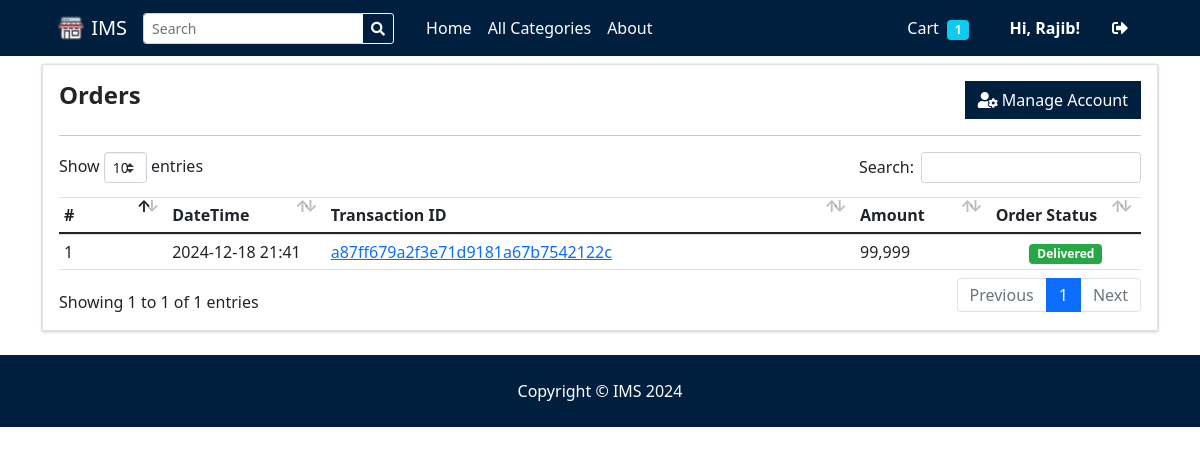
Page /?p=my_account (signed in) on the committed database.
### tables this page shows
CREATE TABLE `orders` (
  `id` int(30) NOT NULL,
  `client_id` int(30) NOT NULL,
  `delivery_address` text NOT NULL,
  `payment_method` varchar(100) NOT NULL,
  `order_type` tinyint(1) NOT NULL COMMENT '1= pickup,2= deliver',
  `amount` double NOT NULL,
  `status` tinyint(2) NOT NULL DEFAULT 0,
  `paid` tinyint(1) NOT NULL DEFAULT 0,
  `date_created` datetime NOT NULL DEFAULT current_timestamp(),
  `date_updated` datetime DEFAULT NULL ON UPDATE current_timestamp()
);

### classes/DBConnection.php (called while the page is built, shortened)
<?php
class DBConnection{
    private $host = DB_SERVER;
    private $username = DB_USERNAME;
    private $password = DB_PASSWORD;
    private $database = DB_NAME;
    public $conn;
    public function __construct(){
        if (!isset($this->conn)) {
            $this->conn = new mysqli($this->host, $this->username, $this->password, $this->database);
        }
    }
}
?>

### classes/SystemSettings.php (called while the page is built, shortened)
<?php
class SystemSettings extends DBConnection{
	function userdata($field = ''){
		if(!empty($field)){
			if(isset($_SESSION['userdata'][$field]))
				return $_SESSION['userdata'][$field];
			else
				return null;
		}else{
			return false;
		}
	}
}
$_settings = new SystemSettings();
?>

### my_account.php (the view, shortened to what this page needs)
<section class="py-2">
    <div class="container">
        <div class="card rounded-0">
            <div class="card-body">
                <div class="w-100 justify-content-between d-flex">
                    <h4><b>Orders</b></h4>
                    <a href="./?p=edit_account" class="btn btn btn-default btn-flat bg-navy"><div class="fa fa-user-cog"></div> Manage Account</a>
                </div>
                    <hr class="border-warning">
                    <table class="table table-stripped text-dark">
                        <colgroup>
                            <col width="10%">
                            <col width="15">
                            <col width="25">
                            <col width="25">
                            <col width="15">
                        </colgroup>
                        <thead>
                            <tr>
                                <th>#</th>
                                <th>DateTime</th>
                                <th>Transaction ID</th>
                                <th>Amount</th>
                                <th>Order Status</th>
                            </tr>
                        </thead>
                        <tbody>
                            <?php
                                $i = 1;
                                $qry = $conn->query("SELECT o.*,concat(c.firstname,' ',c.lastname) as client from `orders` o inner join clients c on c.id = o.client_id where o.client_id = '".$_settings->userdata('id')."' order by unix_timestamp(o.date_created) desc ");
                                while($row = $qry->fetch_assoc()):
                            ?>
                                <tr>
                                    <td><?php echo $i++ ?></td>
                                    <td><?php echo date("Y-m-d H:i",strtotime($row['date_created'])) ?></td>
                                    <td><a href="javascript:void(0)" class="view_order" data-id="<?php echo $row['id'] ?>"><?php echo md5($row['id']); ?></a></td>
                                    <td><?php echo number_format($row['amount']) ?> </td>
                                    <td class="text-center">
                                            <?php if($row['status'] == 0): ?>
                                                <span class="badge badge-light text-dark">Pending</span>
                                            <?php elseif($row['status'] == 1): ?>
                                                <span class="badge badge-primary">Packed</span>
                                            <?php elseif($row['status'] == 2): ?>
                                                <span class="badge badge-warning">Out for Delivery</span>
                                            <?php elseif($row['status'] == 3): ?>
                                                <span class="badge badge-success">Delivered</span>
                                            <?php else: ?>
                                                <span class="badge badge-danger">Cancelled</span>
                                            <?php endif; ?>
                                        </td>
                                    </tr>
                            <?php endwhile; ?>
                        </tbody>
                    </table>
            </div>
        </div>
    </div>
</section>

### rows in the picture
orders: date_created "2024-12-18 21:41", id "a87ff679a2f3e71d9181a67b7542122c", amount "99,999", status "Delivered"

### other values in the picture
$_settings->info('short_name') "IMS"
$count "1"
$_settings->userdata('firstname') "Rajib"
